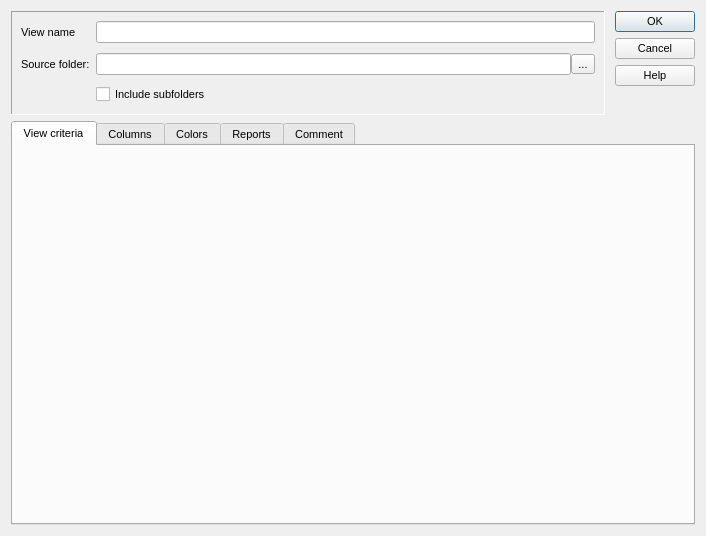
<?xml version="1.0" encoding="UTF-8"?>
<ui version="4.0">
 <class>DynamicViewPropertiesDlg</class>
 <widget class="QDialog" name="DynamicViewPropertiesDlg">
  <property name="geometry">
   <rect>
    <x>0</x>
    <y>0</y>
    <width>706</width>
    <height>536</height>
   </rect>
  </property>
  <property name="font">
   <font>
    <pointsize>8</pointsize>
   </font>
  </property>
  <property name="windowTitle">
   <string>Dynamic view properties</string>
  </property>
  <property name="windowIcon">
   <iconset resource="../qHostMonitor.qrc">
    <normaloff>:/img/hostMonitor.png</normaloff>:/img/hostMonitor.png</iconset>
  </property>
  <layout class="QVBoxLayout" name="verticalLayout" stretch="1,4">
   <item>
    <layout class="QHBoxLayout" name="horizontalLayout_2">
     <property name="spacing">
      <number>10</number>
     </property>
     <item>
      <widget class="QFrame" name="frame">
       <property name="frameShape">
        <enum>QFrame::Panel</enum>
       </property>
       <property name="frameShadow">
        <enum>QFrame::Sunken</enum>
       </property>
       <layout class="QFormLayout" name="formLayout">
        <property name="verticalSpacing">
         <number>10</number>
        </property>
        <item row="0" column="0">
         <widget class="QLabel" name="lblViewName">
          <property name="text">
           <string>View name</string>
          </property>
          <property name="buddy">
           <cstring>editViewName</cstring>
          </property>
         </widget>
        </item>
        <item row="0" column="1">
         <widget class="QLineEdit" name="editViewName"/>
        </item>
        <item row="1" column="0">
         <widget class="QLabel" name="lblSourceFolder">
          <property name="text">
           <string>Source folder:</string>
          </property>
          <property name="buddy">
           <cstring>editSourceFolder</cstring>
          </property>
         </widget>
        </item>
        <item row="1" column="1">
         <layout class="QHBoxLayout" name="horizontalLayout">
          <property name="spacing">
           <number>0</number>
          </property>
          <item>
           <widget class="QLineEdit" name="editSourceFolder"/>
          </item>
          <item>
           <widget class="QToolButton" name="btnSelectSubfolders">
            <property name="text">
             <string>...</string>
            </property>
            <property name="icon">
             <iconset resource="../qHostMonitor.qrc">
              <normaloff>:/img/foldersTree.png</normaloff>:/img/foldersTree.png</iconset>
            </property>
            <property name="iconSize">
             <size>
              <width>16</width>
              <height>16</height>
             </size>
            </property>
           </widget>
          </item>
         </layout>
        </item>
        <item row="2" column="0">
         <spacer name="horizontalSpacer">
          <property name="orientation">
           <enum>Qt::Horizontal</enum>
          </property>
          <property name="sizeHint" stdset="0">
           <size>
            <width>40</width>
            <height>20</height>
           </size>
          </property>
         </spacer>
        </item>
        <item row="2" column="1">
         <widget class="QCheckBox" name="chkIncludeSubfolders">
          <property name="text">
           <string>Include subfolders</string>
          </property>
         </widget>
        </item>
       </layout>
      </widget>
     </item>
     <item>
      <widget class="QDialogButtonBox" name="buttonBox">
       <property name="orientation">
        <enum>Qt::Vertical</enum>
       </property>
       <property name="standardButtons">
        <set>QDialogButtonBox::Cancel|QDialogButtonBox::Help|QDialogButtonBox::Ok</set>
       </property>
      </widget>
     </item>
    </layout>
   </item>
   <item>
    <widget class="QTabWidget" name="tabWidget">
     <property name="currentIndex">
      <number>0</number>
     </property>
     <widget class="SDPO::ViewCriteriaPropertiesWidget" name="tabViewCriteria">
      <attribute name="title">
       <string>View criteria</string>
      </attribute>
     </widget>
     <widget class="SDPO::ColumnsPropertiesWidget" name="tabColumns">
      <attribute name="title">
       <string>Columns</string>
      </attribute>
     </widget>
     <widget class="SDPO::ColorsPropertiesWidget" name="tabColors">
      <attribute name="title">
       <string>Colors</string>
      </attribute>
     </widget>
     <widget class="SDPO::DynamicViewReportsWidget" name="tabReports">
      <attribute name="title">
       <string>Reports</string>
      </attribute>
     </widget>
     <widget class="SDPO::CommentPropertiesWidget" name="tabComment">
      <attribute name="title">
       <string>Comment</string>
      </attribute>
     </widget>
    </widget>
   </item>
  </layout>
 </widget>
 <customwidgets>
  <customwidget>
   <class>SDPO::ViewCriteriaPropertiesWidget</class>
   <extends>QWidget</extends>
   <header>properties/qViewCriteriaPropertiesWidget.h</header>
  </customwidget>
  <customwidget>
   <class>SDPO::ColumnsPropertiesWidget</class>
   <extends>QWidget</extends>
   <header>properties/qColumnsPropertiesWidget.h</header>
  </customwidget>
  <customwidget>
   <class>SDPO::ColorsPropertiesWidget</class>
   <extends>QWidget</extends>
   <header>properties/qColorsPropertiesWidget.h</header>
  </customwidget>
  <customwidget>
   <class>SDPO::DynamicViewReportsWidget</class>
   <extends>QWidget</extends>
   <header>qDynamicViewReportsWidget.h</header>
  </customwidget>
  <customwidget>
   <class>SDPO::CommentPropertiesWidget</class>
   <extends>QWidget</extends>
   <header>properties/qCommentPropertiesWidget.h</header>
  </customwidget>
 </customwidgets>
 <resources>
  <include location="../qHostMonitor.qrc"/>
 </resources>
 <connections>
  <connection>
   <sender>buttonBox</sender>
   <signal>rejected()</signal>
   <receiver>DynamicViewPropertiesDlg</receiver>
   <slot>reject()</slot>
   <hints>
    <hint type="sourcelabel">
     <x>316</x>
     <y>260</y>
    </hint>
    <hint type="destinationlabel">
     <x>286</x>
     <y>274</y>
    </hint>
   </hints>
  </connection>
 </connections>
</ui>
